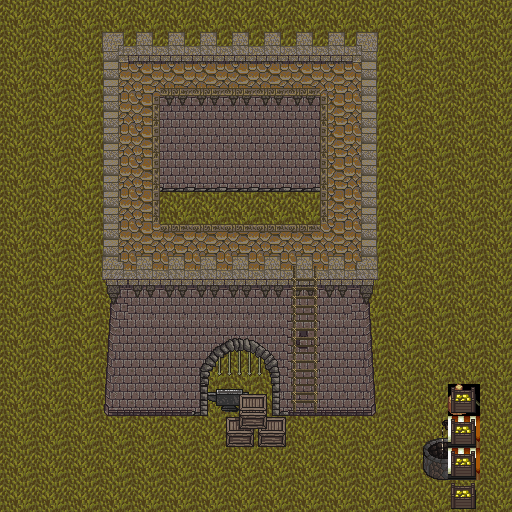

A 2D game scene composited from a Tiled map and its tileset images. What follows is a short description and the map's XML, with every tile layer's data as written:
An orthogonal 16x16 tile map with 32x32 px tiles, 3 tile layers (GroundBottom, GroundTop, Top).

<map version="1.0" orientation="orthogonal" renderorder="right-down" width="16" height="16" tilewidth="32" tileheight="32" nextobjectid="1">
 <tileset firstgid="1" name="Castle" tilewidth="32" tileheight="32" tilecount="256" columns="16">
  <image source="Castle.png" trans="ffffff" width="512" height="512" />
 </tileset>
 <layer name="GroundBottom" width="16" height="16">
  <data encoding="csv">
197,197,197,197,197,197,197,197,197,197,197,197,197,197,197,197,
197,197,197,197,197,197,197,197,197,197,197,197,197,197,197,197,
197,197,197,197,50,50,50,50,50,50,50,197,197,197,197,197,
197,197,197,197,66,66,66,66,66,66,66,197,197,197,197,197,
197,197,197,197,66,66,66,66,66,66,66,197,197,197,197,197,
197,197,197,197,123,123,123,123,123,123,123,197,197,197,197,197,
197,197,197,197,197,197,197,197,197,197,197,197,197,197,197,197,
197,197,197,197,197,197,197,197,197,197,197,197,197,197,197,197,
197,197,197,197,197,197,197,197,197,197,197,197,197,197,197,197,
197,197,197,197,197,197,197,197,197,197,197,197,197,197,197,197,
197,197,197,197,197,197,197,197,197,197,197,197,197,197,197,197,
197,197,197,197,197,197,197,197,197,197,197,197,197,197,197,197,
197,197,197,197,197,197,197,197,197,104,104,197,197,197,129,197,
197,197,197,197,197,197,197,197,197,197,197,197,197,197,197,197,
197,197,197,197,197,197,197,197,197,197,197,197,197,197,197,197,
197,197,197,197,197,197,197,197,197,197,197,197,197,197,197,197
</data>
 </layer>
 <layer name="GroundTop" width="16" height="16">
  <data encoding="csv">
0,0,0,0,0,0,0,0,0,0,0,0,0,0,0,0,
0,0,0,7,36,36,36,36,36,36,36,10,0,0,0,0,
0,0,0,23,24,200,200,200,200,200,24,26,0,0,0,0,
0,0,0,23,185,0,0,66,66,66,183,26,0,0,0,0,
0,0,0,23,185,0,0,66,66,49,183,26,0,0,0,0,
0,0,0,23,185,0,0,0,0,0,183,26,0,0,197,0,
0,0,0,23,185,0,0,0,0,0,183,26,0,0,197,0,
0,0,0,23,24,168,168,168,168,168,24,26,0,0,197,0,
0,0,0,39,41,41,41,41,41,41,41,42,0,0,0,0,
0,0,0,55,50,50,50,50,50,50,50,58,0,0,0,0,
0,0,0,71,66,66,52,53,54,49,66,74,0,0,0,0,
0,0,0,87,49,66,68,69,70,66,66,90,0,0,0,0,
0,0,0,103,104,104,148,149,86,104,104,106,0,0,130,0,
0,0,0,109,109,109,109,248,249,109,109,109,0,239,146,0,
0,0,0,0,0,0,0,0,0,0,0,0,0,255,146,0,
0,0,0,0,0,0,0,0,0,0,0,0,0,0,130,0
</data>
 </layer>
 <layer name="Top" width="16" height="16">
  <data encoding="csv">
0,0,0,0,0,0,0,0,0,0,0,0,0,0,0,0,
0,0,0,0,0,0,0,0,0,0,0,0,0,0,0,0,
0,0,0,0,0,0,0,0,0,0,0,0,0,0,0,0,
0,0,0,0,0,56,56,56,56,56,0,0,0,0,0,0,
0,0,0,0,0,88,88,88,88,88,0,0,0,0,0,0,
0,0,0,0,0,0,0,0,0,0,0,0,0,0,0,0,
0,0,0,0,0,0,0,0,0,0,0,0,0,0,0,0,
0,0,0,0,0,0,168,168,168,0,0,0,0,0,0,0,
0,0,0,0,0,0,41,41,41,131,0,0,0,0,0,0,
0,0,0,0,50,50,50,50,50,147,0,0,0,0,0,0,
0,0,0,0,88,88,52,53,54,147,88,0,0,0,0,0,
0,0,0,0,88,88,68,69,70,147,88,0,0,0,0,0,
0,0,0,0,104,104,84,232,233,163,104,0,0,0,130,0,
0,0,0,0,0,0,0,248,249,0,0,0,0,0,130,0,
0,0,0,0,0,0,0,0,0,0,0,0,0,0,130,0,
0,0,0,0,0,0,0,0,0,0,0,0,0,0,0,0
</data>
 </layer>
</map>
